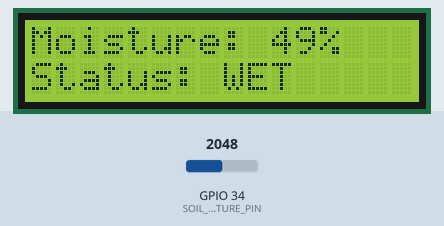
Bench run of a sketch on a simulated ESP32. Shown: 16×2 character LCD. The test bench sets the inputs (shaded band); at power-on: GPIO 34 (SOIL_MOISTURE_PIN) = 2048. What the sketch prints to the serial monitor is not drawn.

Above: at 3.2 s.
3.3 s: GPIO 34 (SOIL_MOISTURE_PIN) set to 2395
At 4.6 s:
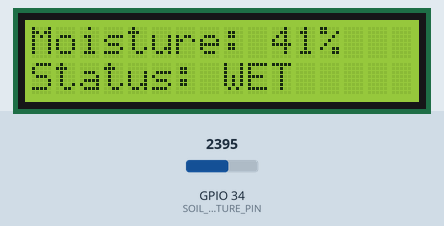
5.8 s: GPIO 34 (SOIL_MOISTURE_PIN) set to 2499
At 7.3 s:
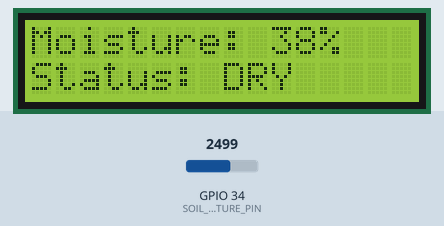
7.9 s: GPIO 34 (SOIL_MOISTURE_PIN) set to 2866
Timing chart, 0 to 10.9 s (numbered marks = the images above; inputs shaded):
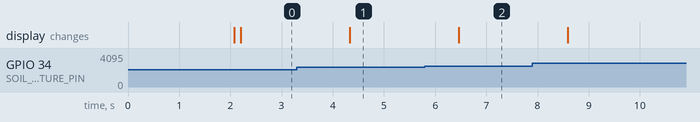

Measured:
- the behaviour switches between 2457 and 2458 on GPIO 34 (SOIL_MOISTURE_PIN) (found by bisection; images 1 and 2)
- after the input at 3.3 s, the display: changes after 1.0 s (image 1)
- after the input at 5.8 s, the display: changes after 0.66 s (image 2)

The sketch:

capacitive_sensor.ino
```cpp
#include <Wire.h>
#include <LiquidCrystal_I2C.h>

#define SOIL_MOISTURE_PIN 34   // Analog pin for soil moisture sensor

// Create LCD object (change 0x27 to 0x3F if not working)
LiquidCrystal_I2C lcd(0x27, 16, 2);

// Function to smooth the sensor readings (average over 10 readings)
int readSoilMoisture() {
  int totalMoisture = 0;
  for (int i = 0; i < 10; i++) {
    totalMoisture += analogRead(SOIL_MOISTURE_PIN);
    delay(10);
  }
  return totalMoisture / 10;
}

void setup() {
  Serial.begin(9600);

  lcd.init();
  lcd.backlight();

  lcd.setCursor(0, 0);
  lcd.print("Soil Moisture");
  delay(2000);
  lcd.clear();
}

void loop() {
  int soilMoisture = readSoilMoisture();

  // Map analog value to percentage (adjust if needed)
  int moisturePercent = map(soilMoisture, 4095, 0, 0, 100);

  Serial.print("Raw Value: ");
  Serial.println(soilMoisture);

  Serial.print("Moisture %: ");
  Serial.println(moisturePercent);

  lcd.clear();

  // First row: Percentage
  lcd.setCursor(0, 0);
  lcd.print("Moisture: ");
  lcd.print(moisturePercent);
  lcd.print("%");

  // Second row: Status
  lcd.setCursor(0, 1);
  if (moisturePercent < 40) {
    lcd.print("Status: DRY");
  } else {
    lcd.print("Status: WET");
  }

  delay(2000);
}
```
